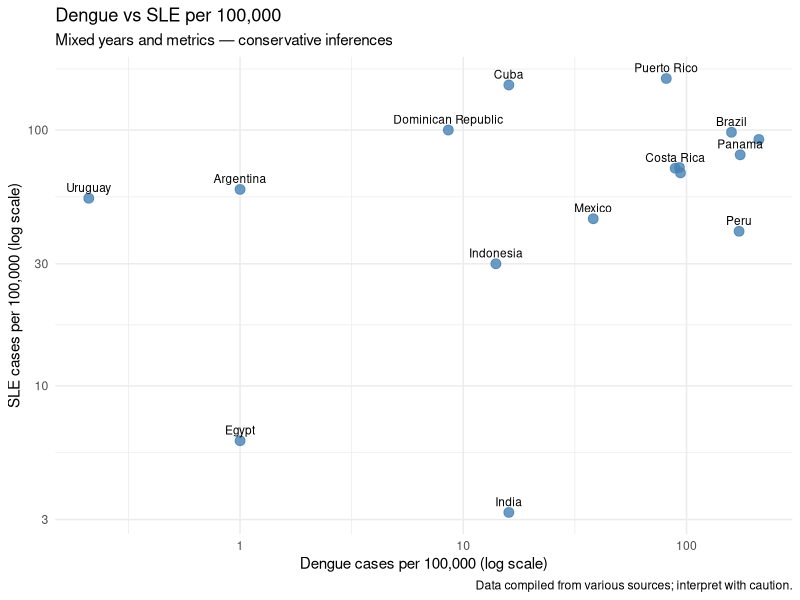

The R source for this figure:
## ---- chunk 1
knitr::opts_chunk$set(echo = FALSE, warning = FALSE, message = FALSE)
library(ggplot2)
## ---- chunk 2
dengue_sle <- data.frame(
  Country = c(
    "Brazil", "Colombia", "Mexico", "Argentina", "Peru",
    "Puerto Rico", "Cuba", "Dominican Republic", "Costa Rica",
    "Panama", "Honduras", "Nicaragua", "Uruguay", "India", "Indonesia", "Egypt"
  ),
  Dengue = c(
    159, 211, 38.21, 1, 172,
    81.2, 16, 8.57, 89,
    174, 94, 93, 0.21, 16, 14, 1
  ),
  SLE = c(
    98, 91.9, 45, 58.6, 40.2,
    159, 150, 100, 70.9,
    80, 68, 71.4, 54.1, 3.2, 30, 6.1
  )
)

knitr::kable(
  dengue_sle,
  digits = 2,
  caption = "Dengue and SLE cases per 100,000 (mixed years, conservative inferences)"
)
## ---- chunk 3
ggplot(dengue_sle, aes(x = Dengue, y = SLE)) +
  geom_point(size = 3, color = "steelblue", alpha = 0.8) +
  geom_text(
    aes(label = Country),
    size = 3,
    vjust = -0.7,
    check_overlap = TRUE
  ) +
 scale_x_log10() +
  scale_y_log10() +
  labs(
    x = "Dengue cases per 100,000 (log scale)",
    y = "SLE cases per 100,000 (log scale)",
    title = "Dengue vs SLE per 100,000",
    subtitle = "Mixed years and metrics — conservative inferences",
    caption = "Data compiled from various sources; interpret with caution."
  ) +
  theme_minimal()
## ---- chunk 4
# Calculate Spearman's rho and p-value
spearman_test <- cor.test(dengue_sle$Dengue, dengue_sle$SLE, method = "spearman")

# Format the results into a clean table
cor_results <- data.frame(
  Metric = c("Spearman's Rho ($\rho$)", "P-value"),
  Value = c(round(spearman_test$estimate, 3), format.pval(spearman_test$p.value, digits = 3))
)

knitr::kable(
  cor_results, 
  caption = "Spearman Rank Correlation Results",
  col.names = c("Statistical Metric", "Value")
)
## ---- chunk 5
library(readr)
library(dplyr)
library(knitr)
library(kableExtra)

study1 <- read_csv("Study1 (2).csv", show_col_types = FALSE)

study1 %>%
  arrange(Frontier, Gene) %>%
  kable(
    col.names = c("Taxon (Gene)", "Frontier"),
    caption = "Taxa identified on each Pareto frontier (Study1 MCO output)."
  ) %>%
  kable_styling(bootstrap_options = c("striped", "hover"), full_width = FALSE)
## ---- chunk 6
study1 %>%
  filter(Frontier == 1) %>%
  pull(Gene) %>%
  paste0("- ", .) %>%
  paste(collapse = "\n") %>%
  cat()
